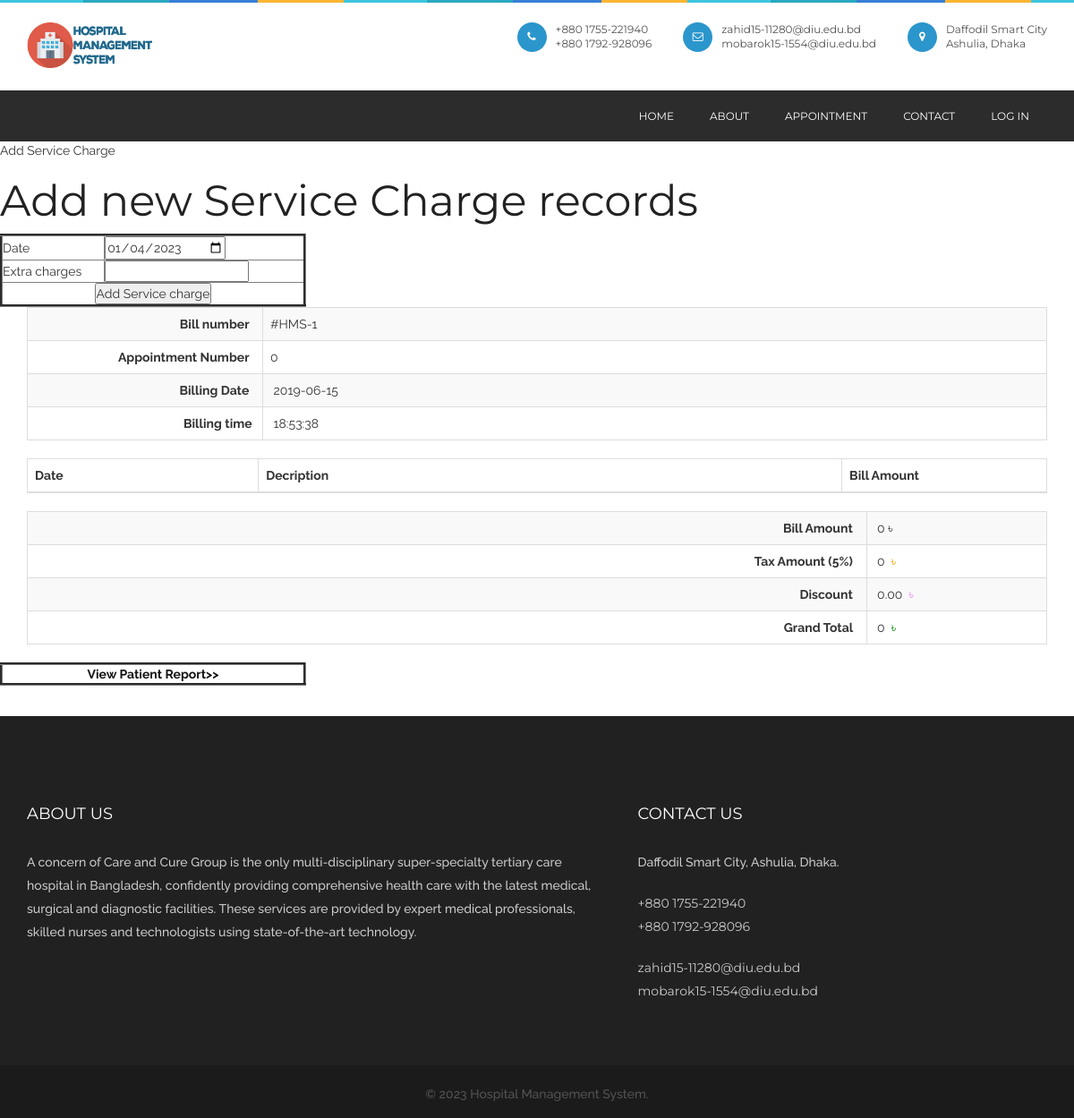
/billing.php, run on the app's committed database.
### tables this page shows
CREATE TABLE `billing` (
  `billingid` int(10) NOT NULL,
  `patientid` int(10) NOT NULL,
  `appointmentid` int(10) NOT NULL,
  `billingdate` date NOT NULL,
  `billingtime` time NOT NULL,
  `discount` float(10,2) NOT NULL,
  `taxamount` float(10,2) NOT NULL,
  `discountreason` text NOT NULL,
  `discharge_time` time NOT NULL,
  `discharge_date` date NOT NULL
);

### viewbilling.php (the view, shortened to what this page needs)
<?php
include("dbconnection.php");
?>
 <section class="container">
<?php
$sqlbilling_records ="SELECT * FROM billing WHERE appointmentid='billappointmentid'";
$qsqlbilling_records = mysqli_query($con,$sqlbilling_records);
$rsbilling_records = mysqli_fetch_array($qsqlbilling_records);
?>
 	<table class="table table-bordered table-striped">
      <tbody>
        <tr>
          <th scope="col"><div align="right">Bill number &nbsp; </div></th>
          <td> <?php echo '#HMS-'.$rsbilling_records['billingid']; ?></td>
        </tr>
        <tr>
          <th width="124" scope="col"><div align="right">Appointment Number &nbsp; </div></th>
          	<td width="413"> <?php echo $rsbilling_records['appointmentid']; ?>
            </td>
        </tr>
		<tr>
		  <th scope="col"><div align="right">Billing Date &nbsp; </div></th>
		  <td>&nbsp;<?php echo $rsbilling_records['billingdate']; ?></td>
	    </tr>
		<tr>
		  <th scope="col"><div align="right">Billing time&nbsp; </div></th>
		  <td>&nbsp;<?php echo $rsbilling_records['billingtime'] ; ?></td>
	    </tr>
      </tbody>
    </table>
	<table class="table table-bordered table-striped">
      <thead>
       <tr>
          <th width="97" scope="col">Date</th>
          <th width="245" scope="col">Decription</th>
          <th width="86" scope="col">Bill Amount</th>
        </tr>
        </thead>
         <?php
		$billamt= 0;
		?>
    </table>
    <table class="table table-bordered table-striped">
      <tbody>
        <tr>
          <th scope="col"><div align="right">Bill Amount &nbsp;</div></th>
          <td>&nbsp;<?php echo $billamt; ?>&nbsp;৳</td>
        </tr>
        <tr>
          <th width="442" scope="col"><div align="right">Tax Amount (5%) &nbsp;</div></th>
          	<td width="95">&nbsp;<?php echo $taxamt = 5 * ($billamt / 100); ?>&nbsp;
			<span style="color: orange;">৳</span>
            </td>
        </tr>
		<tr>
		  <th scope="col"><div align="right">Discount &nbsp;</div></th>
		  <td>&nbsp;<?php echo $rsbilling_records['discount']; ?>&nbsp;
		  <span style="color: violet;">৳</span></td>
	    </tr>
		<tr>
		  <th scope="col"><div align="right">Grand Total &nbsp;</div></th>
		  <td>&nbsp;<?php echo ($billamt + $taxamt)  - $rsbilling_records['discount'] ; ?>&nbsp;
		  <span style="color: green;">৳</span></td>
	    </tr>
      </tbody>
    </table>
    </section>

### data on the page
billing: billingid "1", appointmentid "0", billingdate "2019-06-15", billingtime "18:53:38", discount "0.00", ($billamt+$taxamt)-$rsbilling_records['discount'] "0"

### other printed values
$billamt "0"
$taxamt = 5 * ($billamt / 100) "0"
